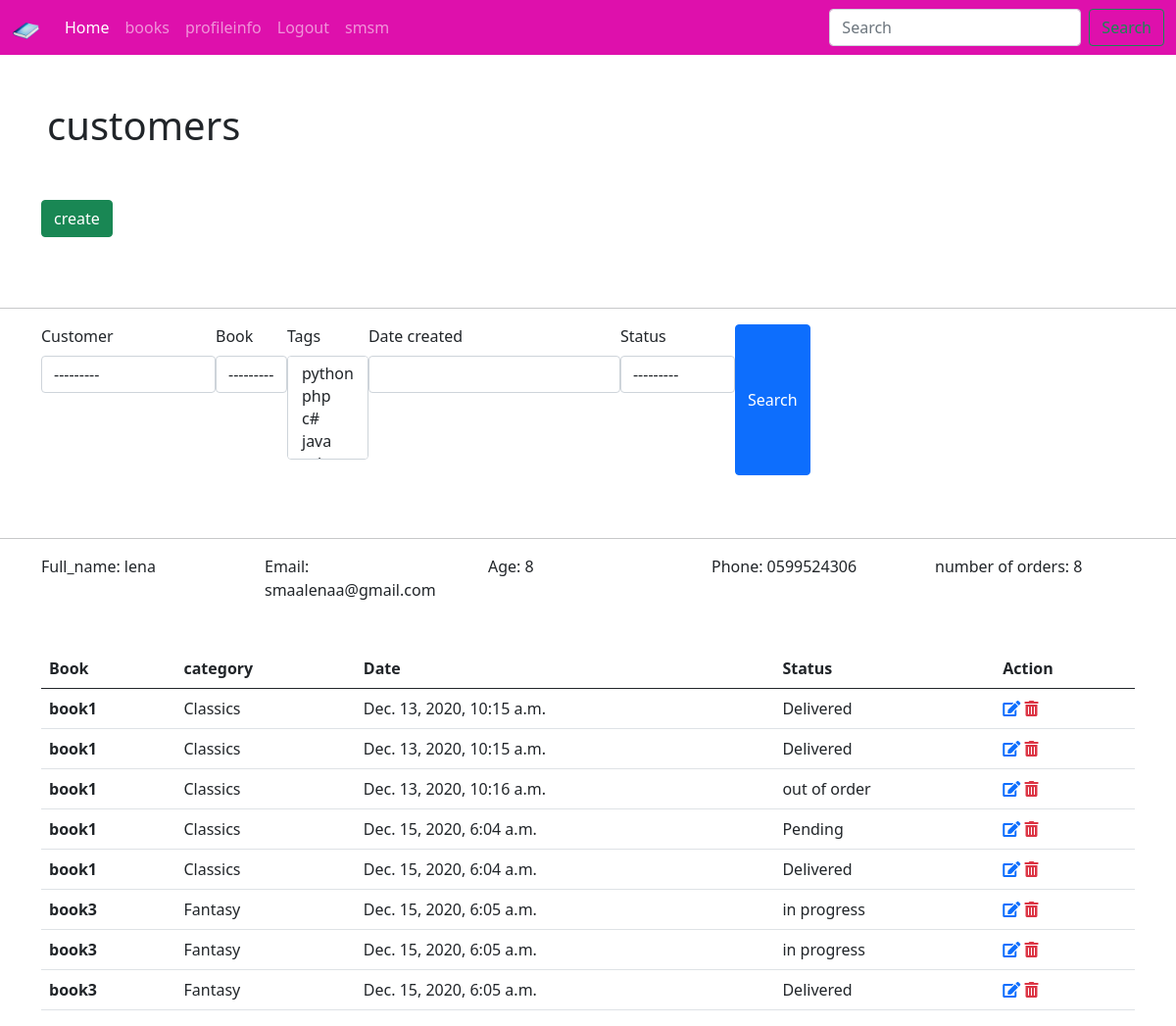
The app's page /customers/1 (signed in) with its own data.
### bookstore/models.py (models this page shows)
class Customer(models.Model):
    user = models.OneToOneField(User,null=True, on_delete=models.CASCADE)
    name = models.CharField(max_length=190, null=True)
    username = models.CharField(max_length=100, null=True)
    email = models.CharField(max_length=190, null=True)
    phone = models.CharField(max_length=190, null=True)
    age = models.CharField(max_length=190, null=True)
    avatar = models.ImageField(blank=True, null=True, default="preson.png")
    date_created = models.DateTimeField(auto_now_add=True, null=True)
    def __str__(self):
        return self.name

class Order(models.Model):
    STATUS= (
        ('Pending','Pending'),
        ('Delivered','Delivered'),
        ('in progress','in progress'),
        ('out of order','out of order')
    )
    customer = models.ForeignKey(Customer, null=True, on_delete=models.SET_NULL)
    book = models.ForeignKey(Book, null=True, on_delete=models.SET_NULL)
    tags = models.ManyToManyField(Tag)
    date_created = models.DateTimeField(auto_now_add=True, null=True)
    status =  models.CharField(max_length=200, null=True,choices=STATUS)

class Book(models.Model):
    CATEGORY = (
        ('Classics','Classics'),
        ('Comic Book','Comic Book'),
        ('Fantasy','Fantasy'),
        ('Horror','Horror')
    )
    name = models.CharField(max_length=190, null=True)
    author = models.CharField(max_length=190, null=True)
    price = models.FloatField( null=True)
    category = models.CharField(max_length=190, null=True, choices=CATEGORY)
    description = models.CharField(max_length=200, null=True)
    tags = models.ManyToManyField(Tag)
    date_created = models.DateTimeField(auto_now_add=True, null=True)
    def __str__(self):
         return self.name

### bookstore/views.py (the view)
# urls.py: path('customers/<str:pk>', views.customers, name= 'customers'),
@login_required(login_url='login')
def customers(request, pk):
    customer= Customer.objects.get(id=pk)
    orders= customer.order_set.all()
    number_orders= orders.count()
    mysearch = OrderFilter(request.GET, queryset=orders)
    orders = mysearch.qs
    context= {
         'customer':customer,
         'mysearch':mysearch,
         'orders':orders,
         'number_orders':number_orders,
        }
    return render(request, 'bookstore/customers.html', context)

### bookstore/models.py (called while the page is built)
    def __str__(self):
       return self.name

### bookstore/templates/bookstore/customers.html
{% extends 'bookstore/base.html' %}
  {% load static %}
 {% load bootstrap4 %}
 {% block body %}
 <h1 class= "p-5">customers</h1>
 <div class="container pb-5">
  <div class="row">
    <div class="col-sm">
     <h6 class="card-subtitle mb-2 text-muted"><a class="btn btn-success" href="{% url 'bookstore:create' customer.id %}">create</a></h6>
    </div>
  </div>
 </div>
<hr>
  <div class="container pb-5">
  <div class="row">
    <div class="col-sm">
  <form class="d-flex" method = "GET">
      {% bootstrap_form mysearch.form %}
     <button class="btn btn-primary" type="submit">Search</button>
      </form>    </div>
  </div>
 </div>
<hr>
 <div class="container pb-5">
  <div class="row">
    <div class="col-sm">
      Full_name: {{customer.name}}
    </div>
    <div class="col-sm">
      Email: {{customer.email}}
    </div>
    <div class="col-sm">
      Age: {{customer.age}}
    </div>
     <div class="col-sm">
      Phone: {{customer.phone}}
    </div>
     <div class="col-sm">
      number of orders: {{number_orders}}
    </div>
  </div>
</div>
 <div class="container">
 <table class="table">
  <thead class="thead-dark">
    <tr>
      <th scope="col">Book</th>
      <th scope="col">category</th>
      <th scope="col">Date</th>
      <th scope="col">Status</th>
      <th scope="col">Action</th>
    </tr>
  </thead>
  <tbody>
   {% for b in orders %}
    <tr>
      <th scope="row">{{b.book}}</th>
      <td>{{b.book.category}}</td>
      <td>{{b.date_created}}</td>
      <td>{{b.status}}</td>
      <td>
      <a href= '{% url 'update' b.id %}'><i class="fas fa-edit"></i></a>
      <a class="text-danger" href= "{% url 'delete' b.id %}"><i class="fas fa-trash-alt"></i></a>
      </td>
    </tr>
   {% endfor %}
  </tbody>
</table>
</div>
{% endblock body %}

### bookstore/templates/bookstore/navbar.html (shortened to what this page needs)
{% load static %}
<nav class="navbar navbar-expand-lg navbar-dark bg-dark">
  <div class="container-fluid">
    <div class="collapse navbar-collapse" id="navbarTogglerDemo01">
      <a class="navbar-brand" href="{% url 'bookstore:home' %}">
       <img src="{% static '/img/book1.png' %}" alt="" width="30" height="24">
      </a>
      <ul class="navbar-nav me-auto mb-2 mb-lg-0">
      {% if request.user.is_staff %}
        <li class="nav-item">
          <a class="nav-link active" aria-current="page" href="{% url 'bookstore:home' %}">Home</a>
        </li>
        <li class="nav-item">
          <a class="nav-link" href="{% url 'bookstore:books' %}">books</a>
        </li>
        {% endif %}
        <li class="nav-item">
          <a class="nav-link" href="{% url 'accounts:profile_info' %}">profileinfo</a>
        </li>
          <li class="nav-item">
          <a class="nav-link" href="{% url 'accounts:logout' %}">Logout</a>
        </li>
        <li class="nav-item">
           <a class="nav-link" href="#">{{request.user}}</a>
        </li>
           </ul>
      <form class="d-flex">
        <input class="form-control me-2" type="search" placeholder="Search" aria-label="Search">
        <button class="btn btn-outline-success" type="submit">Search</button>
      </form>
    </div>
  </div>
</nav>

### static/css/style.css (style rules this page uses)
.bg-dark { background-color: #de10ac!important; }

### records on screen
Customer: name "lena", email "smaalenaa@gmail.com", age "8", phone "0599524306"
Order: book "book1", book.category "Classics", date_created "Dec. 13, 2020, 10:15 a.m.", status "Delivered"
Order: book "book1", book.category "Classics", date_created "Dec. 13, 2020, 10:15 a.m.", status "Delivered"
Order: book "book1", book.category "Classics", date_created "Dec. 13, 2020, 10:16 a.m.", status "out of order"
Order: book "book1", book.category "Classics", date_created "Dec. 15, 2020, 6:04 a.m.", status "Pending"
Order: book "book1", book.category "Classics", date_created "Dec. 15, 2020, 6:04 a.m.", status "Delivered"
Order: book "book3", book.category "Fantasy", date_created "Dec. 15, 2020, 6:05 a.m.", status "in progress"
Order: book "book3", book.category "Fantasy", date_created "Dec. 15, 2020, 6:05 a.m.", status "in progress"
Order: book "book3", book.category "Fantasy", date_created "Dec. 15, 2020, 6:05 a.m.", status "Delivered"

### other values on screen
{{ request.user }} "smsm"
{{ number_orders }} "8"
